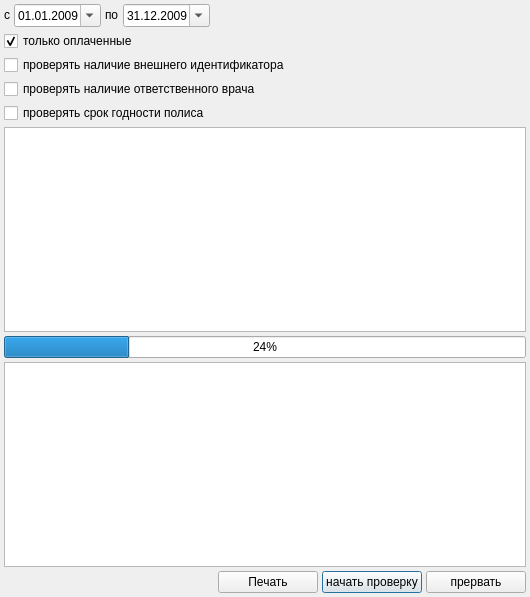
<?xml version="1.0" encoding="UTF-8"?>
<ui version="4.0">
 <class>EventsCheckDialog</class>
 <widget class="QDialog" name="EventsCheckDialog">
  <property name="geometry">
   <rect>
    <x>0</x>
    <y>0</y>
    <width>519</width>
    <height>597</height>
   </rect>
  </property>
  <property name="windowTitle">
   <string>логический контроль карточек</string>
  </property>
  <layout class="QGridLayout" name="gridLayout">
   <property name="margin">
    <number>4</number>
   </property>
   <property name="spacing">
    <number>4</number>
   </property>
   <item row="0" column="0">
    <widget class="QWidget" name="widget" native="true">
     <property name="sizePolicy">
      <sizepolicy hsizetype="Maximum" vsizetype="Preferred">
       <horstretch>0</horstretch>
       <verstretch>0</verstretch>
      </sizepolicy>
     </property>
     <layout class="QHBoxLayout" name="horizontalLayout">
      <property name="spacing">
       <number>4</number>
      </property>
      <property name="margin">
       <number>0</number>
      </property>
      <item>
       <widget class="QLabel" name="label">
        <property name="sizePolicy">
         <sizepolicy hsizetype="Maximum" vsizetype="Fixed">
          <horstretch>0</horstretch>
          <verstretch>0</verstretch>
         </sizepolicy>
        </property>
        <property name="text">
         <string>с</string>
        </property>
       </widget>
      </item>
      <item>
       <widget class="QDateEdit" name="dateEdit_1">
        <property name="sizePolicy">
         <sizepolicy hsizetype="Maximum" vsizetype="Fixed">
          <horstretch>0</horstretch>
          <verstretch>0</verstretch>
         </sizepolicy>
        </property>
        <property name="dateTime">
         <datetime>
          <hour>0</hour>
          <minute>0</minute>
          <second>0</second>
          <year>2009</year>
          <month>1</month>
          <day>1</day>
         </datetime>
        </property>
        <property name="date">
         <date>
          <year>2009</year>
          <month>1</month>
          <day>1</day>
         </date>
        </property>
        <property name="displayFormat">
         <string>dd.MM.yyyy</string>
        </property>
        <property name="calendarPopup">
         <bool>true</bool>
        </property>
       </widget>
      </item>
      <item>
       <widget class="QLabel" name="label_2">
        <property name="sizePolicy">
         <sizepolicy hsizetype="Maximum" vsizetype="Fixed">
          <horstretch>0</horstretch>
          <verstretch>0</verstretch>
         </sizepolicy>
        </property>
        <property name="text">
         <string>по</string>
        </property>
       </widget>
      </item>
      <item>
       <widget class="QDateEdit" name="dateEdit_2">
        <property name="sizePolicy">
         <sizepolicy hsizetype="Maximum" vsizetype="Fixed">
          <horstretch>0</horstretch>
          <verstretch>0</verstretch>
         </sizepolicy>
        </property>
        <property name="dateTime">
         <datetime>
          <hour>0</hour>
          <minute>0</minute>
          <second>0</second>
          <year>2009</year>
          <month>12</month>
          <day>31</day>
         </datetime>
        </property>
        <property name="date">
         <date>
          <year>2009</year>
          <month>12</month>
          <day>31</day>
         </date>
        </property>
        <property name="displayFormat">
         <string>dd.MM.yyyy</string>
        </property>
        <property name="calendarPopup">
         <bool>true</bool>
        </property>
       </widget>
      </item>
     </layout>
    </widget>
   </item>
   <item row="3" column="0" colspan="5">
    <widget class="QCheckBox" name="checkSetPerson">
     <property name="sizePolicy">
      <sizepolicy hsizetype="Expanding" vsizetype="Fixed">
       <horstretch>0</horstretch>
       <verstretch>0</verstretch>
      </sizepolicy>
     </property>
     <property name="text">
      <string>проверять наличие ответственного врача</string>
     </property>
    </widget>
   </item>
   <item row="0" column="1" colspan="4">
    <spacer name="horizontalSpacer">
     <property name="orientation">
      <enum>Qt::Horizontal</enum>
     </property>
     <property name="sizeHint" stdset="0">
      <size>
       <width>301</width>
       <height>20</height>
      </size>
     </property>
    </spacer>
   </item>
   <item row="1" column="0" colspan="5">
    <widget class="QCheckBox" name="checkPayed">
     <property name="sizePolicy">
      <sizepolicy hsizetype="Expanding" vsizetype="Fixed">
       <horstretch>0</horstretch>
       <verstretch>0</verstretch>
      </sizepolicy>
     </property>
     <property name="text">
      <string>только оплаченные</string>
     </property>
     <property name="checked">
      <bool>true</bool>
     </property>
    </widget>
   </item>
   <item row="2" column="0" colspan="5">
    <widget class="QCheckBox" name="checkExt">
     <property name="sizePolicy">
      <sizepolicy hsizetype="Expanding" vsizetype="Fixed">
       <horstretch>0</horstretch>
       <verstretch>0</verstretch>
      </sizepolicy>
     </property>
     <property name="text">
      <string>проверять наличие внешнего идентификатора</string>
     </property>
    </widget>
   </item>
   <item row="4" column="0" colspan="5">
    <widget class="QCheckBox" name="checkPolis">
     <property name="sizePolicy">
      <sizepolicy hsizetype="Expanding" vsizetype="Fixed">
       <horstretch>0</horstretch>
       <verstretch>0</verstretch>
      </sizepolicy>
     </property>
     <property name="text">
      <string>проверять срок годности полиса</string>
     </property>
    </widget>
   </item>
   <item row="6" column="0" colspan="5">
    <widget class="CProgressBar" name="progressBar">
     <property name="value">
      <number>24</number>
     </property>
     <property name="orientation">
      <enum>Qt::Horizontal</enum>
     </property>
    </widget>
   </item>
   <item row="5" column="0" colspan="5">
    <widget class="CRBListBox" name="tblEventType"/>
   </item>
   <item row="8" column="0" colspan="2">
    <widget class="QLabel" name="labelInfo">
     <property name="sizePolicy">
      <sizepolicy hsizetype="Expanding" vsizetype="Preferred">
       <horstretch>0</horstretch>
       <verstretch>0</verstretch>
      </sizepolicy>
     </property>
     <property name="text">
      <string/>
     </property>
    </widget>
   </item>
   <item row="7" column="0" colspan="5">
    <widget class="QListWidget" name="log"/>
   </item>
   <item row="8" column="3">
    <widget class="QPushButton" name="btnStart">
     <property name="sizePolicy">
      <sizepolicy hsizetype="Fixed" vsizetype="Fixed">
       <horstretch>0</horstretch>
       <verstretch>0</verstretch>
      </sizepolicy>
     </property>
     <property name="minimumSize">
      <size>
       <width>100</width>
       <height>0</height>
      </size>
     </property>
     <property name="text">
      <string>начать проверку</string>
     </property>
    </widget>
   </item>
   <item row="8" column="4">
    <widget class="QPushButton" name="btnClose">
     <property name="sizePolicy">
      <sizepolicy hsizetype="Fixed" vsizetype="Fixed">
       <horstretch>0</horstretch>
       <verstretch>0</verstretch>
      </sizepolicy>
     </property>
     <property name="minimumSize">
      <size>
       <width>100</width>
       <height>0</height>
      </size>
     </property>
     <property name="text">
      <string>прервать</string>
     </property>
    </widget>
   </item>
   <item row="8" column="2">
    <widget class="QPushButton" name="btnPrint">
     <property name="sizePolicy">
      <sizepolicy hsizetype="Fixed" vsizetype="Fixed">
       <horstretch>0</horstretch>
       <verstretch>0</verstretch>
      </sizepolicy>
     </property>
     <property name="minimumSize">
      <size>
       <width>100</width>
       <height>0</height>
      </size>
     </property>
     <property name="text">
      <string>Печать</string>
     </property>
    </widget>
   </item>
  </layout>
 </widget>
 <customwidgets>
  <customwidget>
   <class>CRBListBox</class>
   <extends>QTableView</extends>
   <header>library/RBListBox.h</header>
  </customwidget>
  <customwidget>
   <class>CProgressBar</class>
   <extends>QProgressBar</extends>
   <header>library/ProgressBar.h</header>
  </customwidget>
 </customwidgets>
 <tabstops>
  <tabstop>dateEdit_1</tabstop>
  <tabstop>dateEdit_2</tabstop>
  <tabstop>checkPayed</tabstop>
  <tabstop>checkExt</tabstop>
  <tabstop>checkSetPerson</tabstop>
  <tabstop>checkPolis</tabstop>
  <tabstop>tblEventType</tabstop>
  <tabstop>log</tabstop>
  <tabstop>btnStart</tabstop>
  <tabstop>btnClose</tabstop>
 </tabstops>
 <resources/>
 <connections/>
</ui>
